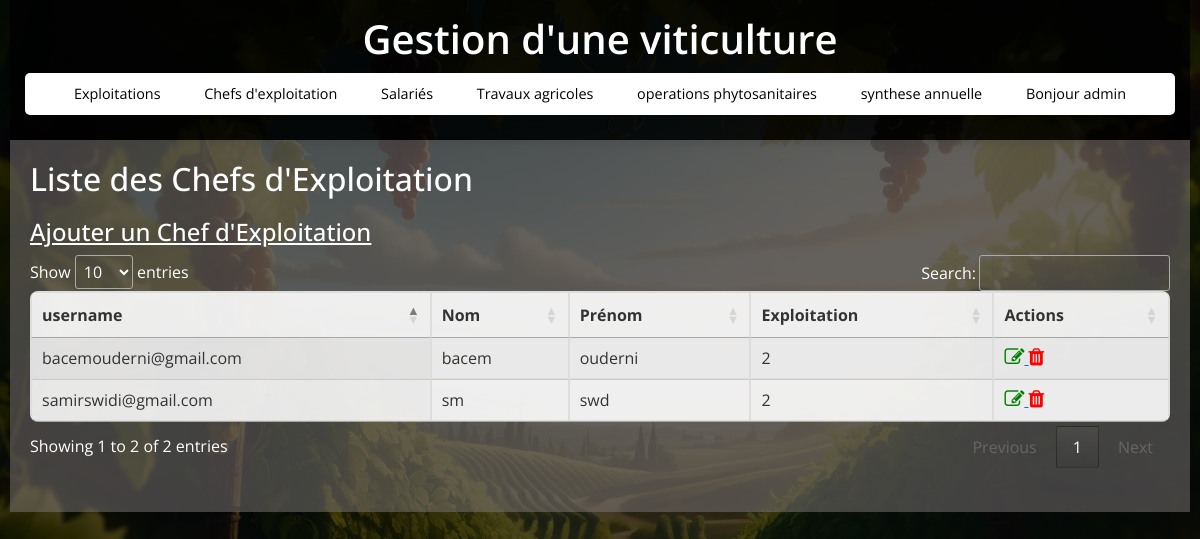
/chefs_exploitation (signed in), run on the app's committed database.
### tables this page shows
CREATE TABLE chefs_exploitation (
                    id_chef INTEGER PRIMARY KEY,
                    username_chef TEXT ,
                    nom_chef TEXT,
                    prenom_chef TEXT,
                    password_chef TEXT,
                    id_exploitation INTEGER,
                    FOREIGN KEY(id_exploitation) REFERENCES exploitations(id_exploitation)
                );

### app.py (the view)
@app.route('/chefs_exploitation')
def chefs_exploitation():
    if 'user_id' not in session:
        return redirect(url_for('login'))
    conn = get_db_connection()
    chefs = conn.execute('SELECT * FROM chefs_exploitation').fetchall()
    conn.close()
    return render_template('chefs_exploitation.html', chefs=chefs)

### app.py (called while the page is built)
def get_db_connection():
    conn = sqlite3.connect(DB_NAME)
    conn.row_factory = sqlite3.Row  # Retourne les résultats sous forme de dictionnaire
    return conn

### templates/chefs_exploitation.html (shortened to what this page needs)
{% extends 'base.html' %}
{% block content %}
    <h2>Liste des Chefs d'Exploitation</h2>
    <h4>
        <a href="{{ url_for('add_chef_exploitation') }}" style="color:white">Ajouter un Chef d'Exploitation</a>
    </h4>
    <table id="chefs_exploitation" class="display">
        <thead>
            <tr>
                <th>username</th>
                <th>Nom</th>
                <th>Prénom</th>
                <th>Exploitation</th>
                <th>Actions</th>
            </tr>
        </thead>
        <tbody>
            {% for chef in chefs %}
            <tr>
                <td>{{ chef.username_chef }}</td>
                <td>{{ chef.nom_chef }}</td>
                <td>{{ chef.prenom_chef }}</td>
                <td>{{ chef.id_exploitation }}</td>
                <td>
                    <a href="{{ url_for('edit_chef_exploitation', id=chef.id_chef) }}">
                        <i class="fa fa-edit" style="font-size:20px;color:green"></i>
                    </a>
                    <a href="{{ url_for('delete_chef_exploitation', id=chef.id_chef) }}">
    <i class="fa fa-trash" style="font-size:20px;color:red;"></i>
                    </a>
                </td>
            </tr>
            {% endfor %}
        </tbody>
    </table>
    <br>
{% endblock %}

### static/style.css (style rules this page uses)
* { margin: 0; padding: 0; box-sizing: border-box; font-family: "Open Sans", sans-serif; }
body { display: flex; flex-direction: column; align-items: center; justify-content: flex-start; min-height: 100vh; width: 100%; background: url("./img/viticulture.webp") center/cover no-repeat, #000; padding: 0 10px; position: relative; overflow-y: auto; color: #fff; }
body::before { content: ""; position: absolute; width: 100%; height: 100%; background: rgba(0, 0, 0, 0.7); z-index: -1; }
table { width: 100%; border-collapse: collapse; margin-top: 20px; background: rgba(255, 255, 255, 0.9); color: #333; border-radius: 8px; overflow: hidden; }
table, th, td { border: 1px solid #ddd; }
th, td { padding: 8px; text-align: left; }
h2 { font-size: 2rem; margin-bottom: 20px; color: #fff; }

### data on the page
chefs_exploitation: username_chef "samirswidi@gmail.com", nom_chef "sm", prenom_chef "swd", id_exploitation "2"
chefs_exploitation: username_chef "bacemouderni@gmail.com", nom_chef "bacem", prenom_chef "ouderni", id_exploitation "2"

### other printed values
{{ session.get('admin') }} "admin"
